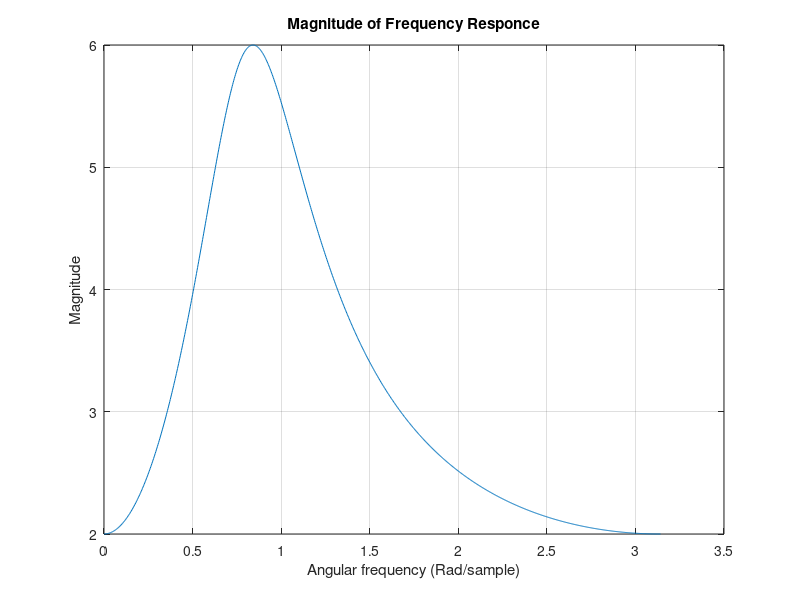
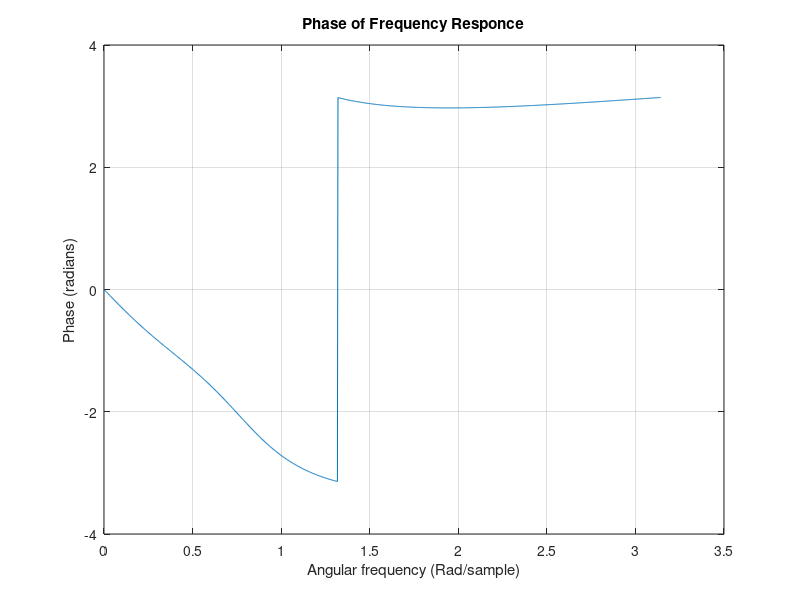
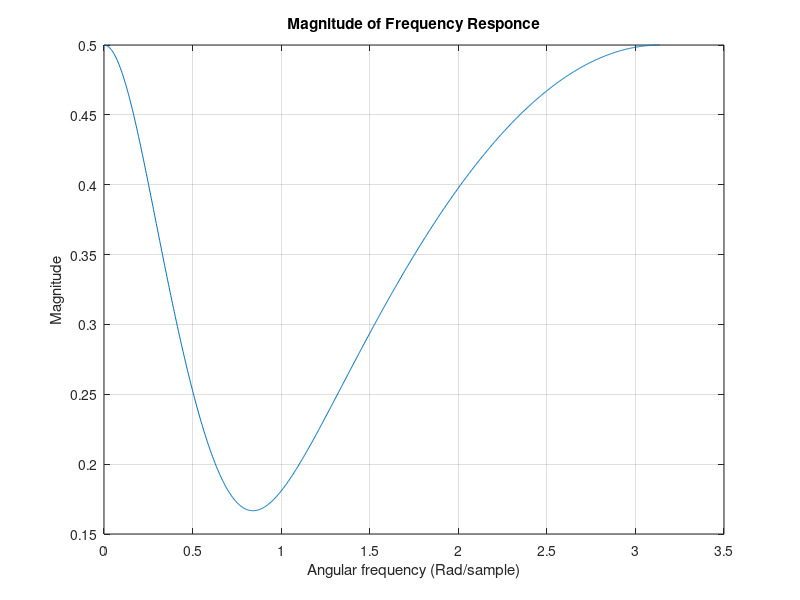
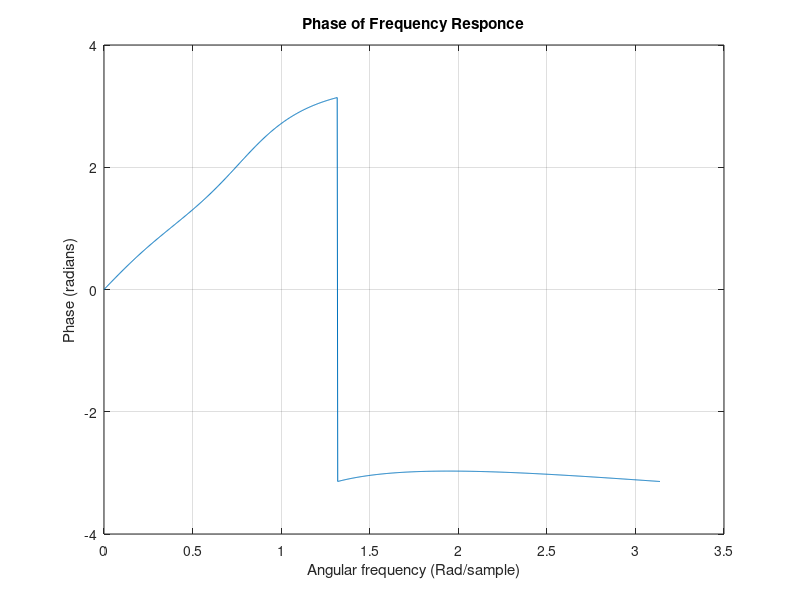

MATLAB code for these plots, in order:
clear; 
clc; 
clear; 

%f range 
omega=linspace(0,pi, 1000); 

%f responce 
H=(-2 +3*exp(-1j*omega))./ ...
    (1-exp(-1j*omega)+0.5*exp(-2j*omega)); 

Magnitude= abs(H);

%plot magnitude 
figure; 
plot(omega, Magnitude); 
grid on; 

xlabel('Angular frequency (Rad/sample)'); 
ylabel('Magnitude'); 
title('Magnitude of Frequency Responce'); 

%calculate phase 
Phase= angle(H); 

%plot phase 
figure; 
plot(omega, Phase); 
grid on; 

xlabel('Angular frequency (Rad/sample)'); 
ylabel('Phase (radians)'); 
title('Phase of Frequency Responce'); 

%3(c) on problem 3 homework 3 --------------------------------

clear; 
clc; 
clear; 

%transfer function coefficents 
b=[-2,3]; %numerator 
a=[1,-1,0.5]; %denomerator 

%calculate f responce 
[H,omega]=freqz(a,b,1000); 

%calculate magnitude 
Magnitude= abs(H); 
Phase= angle(H); 

%plot magnitude 
figure; 
plot(omega, Magnitude); 
grid on; 
xlabel('Angular frequency (Rad/sample)'); 
ylabel('Magnitude'); 
title('Magnitude of Frequency Responce'); 

%plot phase 
figure; 
plot(omega, Phase); 
grid on; 
xlabel('Angular frequency (Rad/sample)'); 
ylabel('Phase (radians)'); 
title('Phase of Frequency Responce'); 
